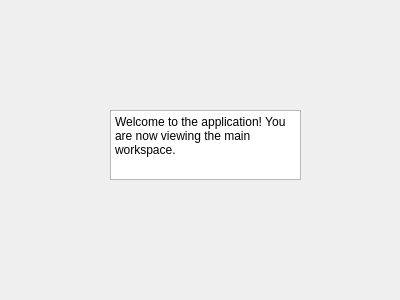
<?xml version="1.0" encoding="UTF-8"?>
<ui version="4.0">
 <class>secondDialog</class>
 <widget class="QDialog" name="secondDialog">
  <property name="geometry">
   <rect>
    <x>0</x>
    <y>0</y>
    <width>400</width>
    <height>300</height>
   </rect>
  </property>
  <property name="windowTitle">
   <string>Dialog</string>
  </property>
  <widget class="QTextEdit" name="textEdit">
   <property name="geometry">
    <rect>
     <x>110</x>
     <y>110</y>
     <width>191</width>
     <height>70</height>
    </rect>
   </property>
   <property name="html">
    <string>&lt;!DOCTYPE HTML PUBLIC &quot;-//W3C//DTD HTML 4.0//EN&quot; &quot;http://www.w3.org/TR/REC-html40/strict.dtd&quot;&gt;
&lt;html&gt;&lt;head&gt;&lt;meta name=&quot;qrichtext&quot; content=&quot;1&quot; /&gt;&lt;meta charset=&quot;utf-8&quot; /&gt;&lt;style type=&quot;text/css&quot;&gt;
p, li { white-space: pre-wrap; }
hr { height: 1px; border-width: 0; }
li.unchecked::marker { content: &quot;\2610&quot;; }
li.checked::marker { content: &quot;\2612&quot;; }
&lt;/style&gt;&lt;/head&gt;&lt;body style=&quot; font-family:'Sans Serif'; font-size:9pt; font-weight:400; font-style:normal;&quot;&gt;
&lt;p style=&quot; margin-top:0px; margin-bottom:0px; margin-left:0px; margin-right:0px; -qt-block-indent:0; text-indent:0px;&quot;&gt;Welcome to the application! You are now viewing the main workspace.&lt;/p&gt;&lt;/body&gt;&lt;/html&gt;</string>
   </property>
  </widget>
 </widget>
 <resources/>
 <connections/>
</ui>
